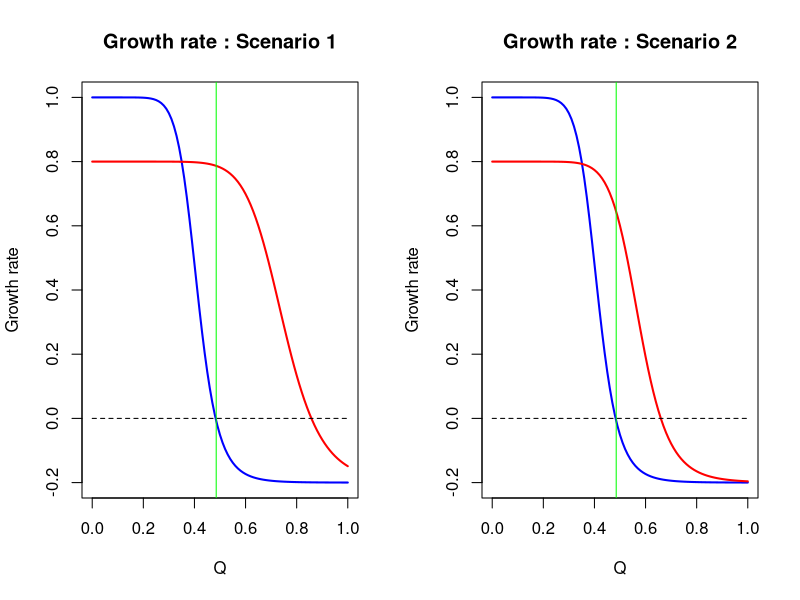
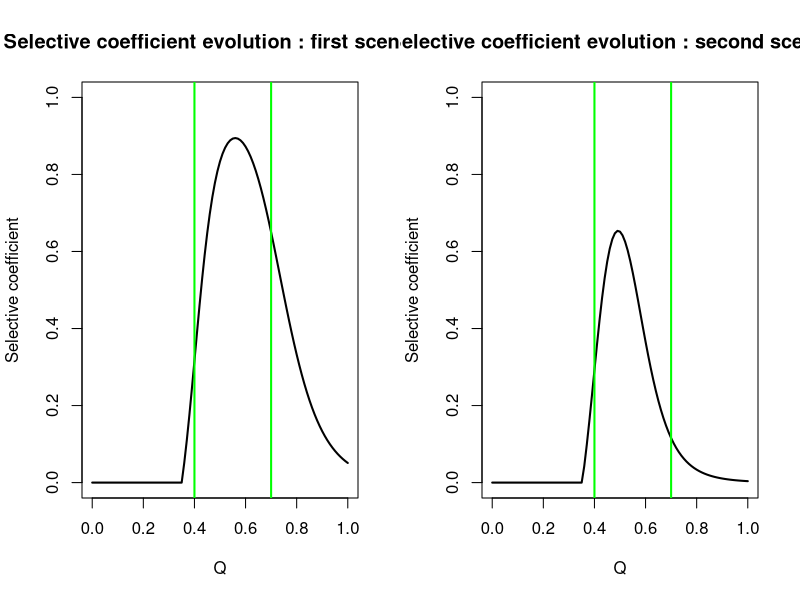
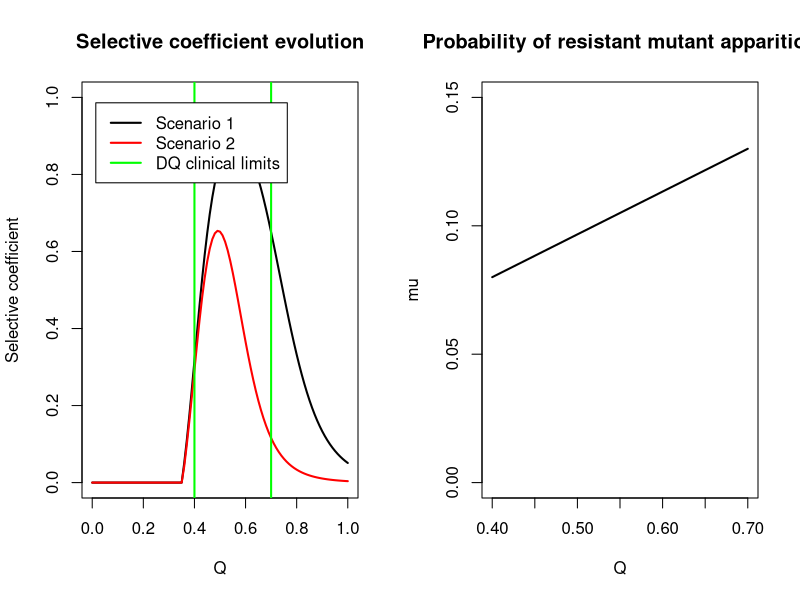
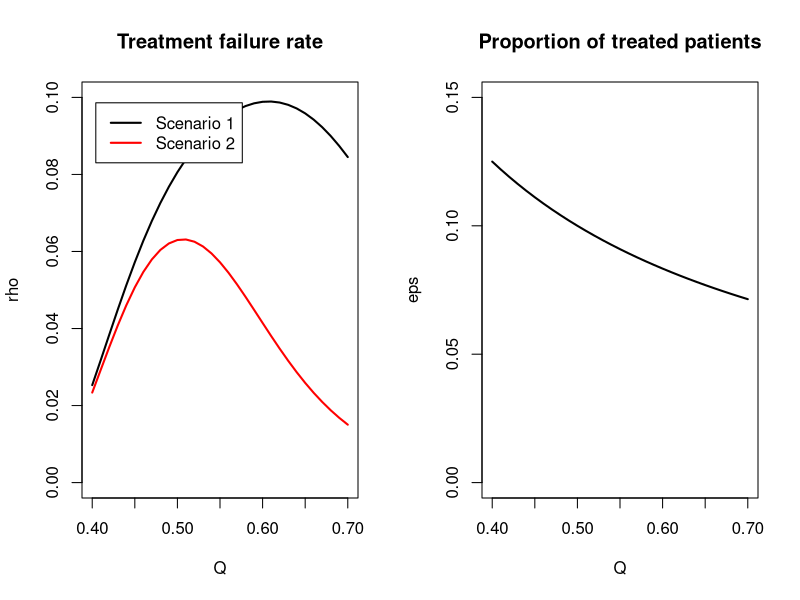
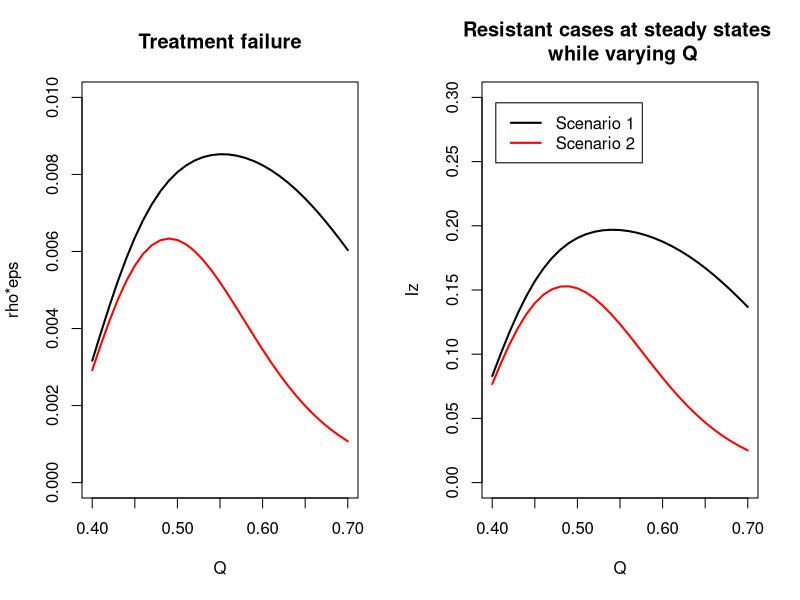
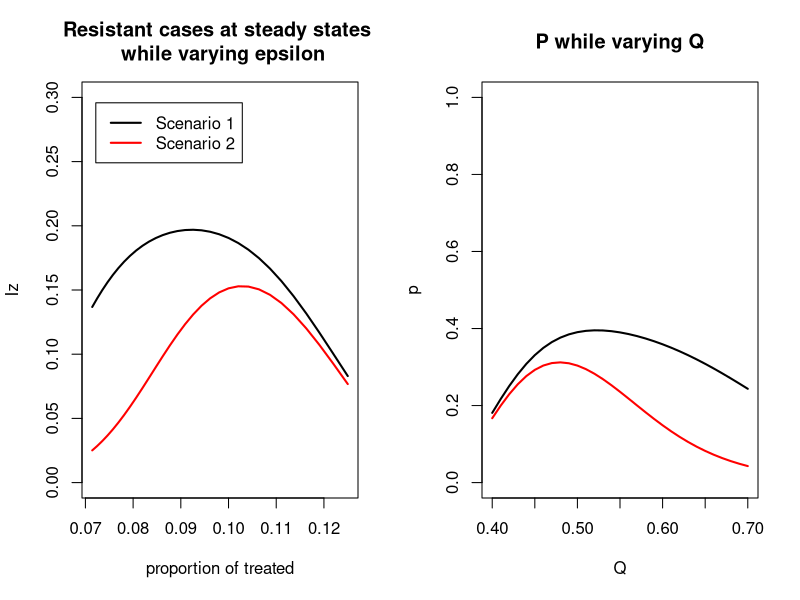
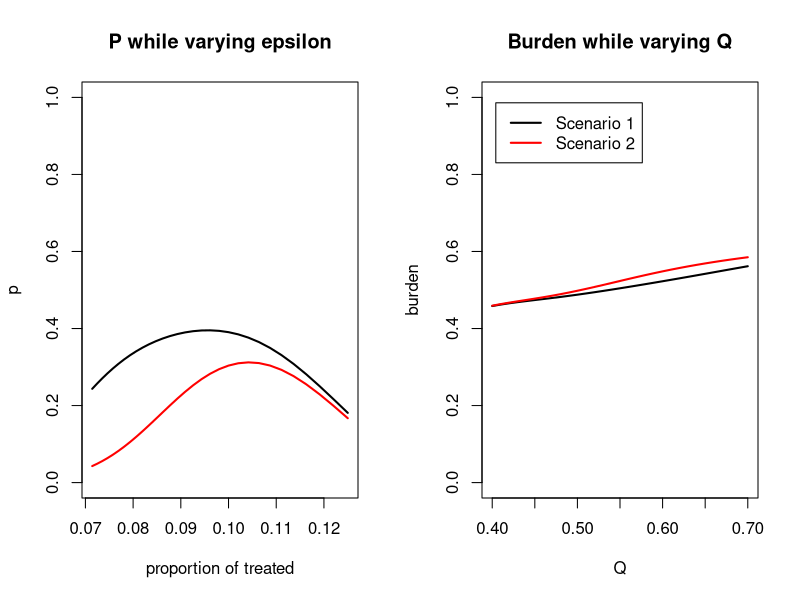
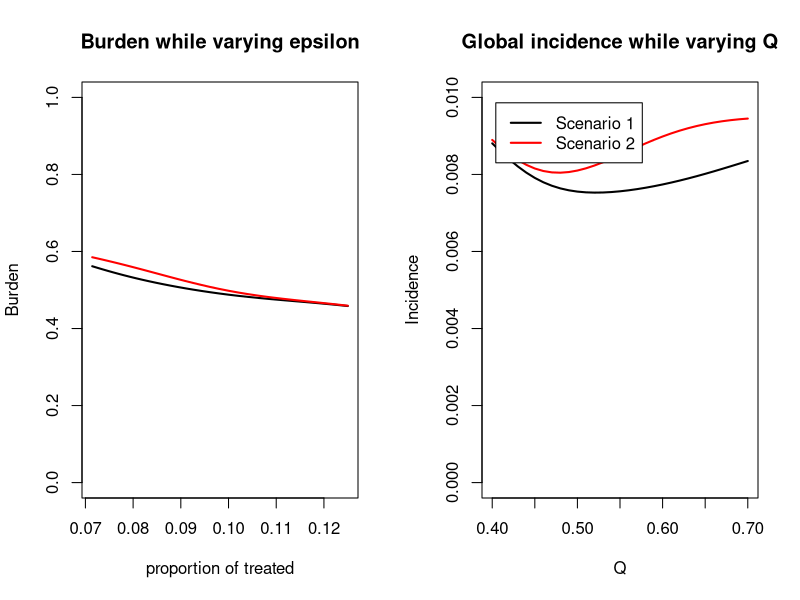

Here is the R script that generated these plots, in order:
## ---- chunk 1
library(plyr)

#per capita maximum growth rate of sensitive bact
max_sens_gr <- 1 

#per capita maximum growth rate of resistant bact
max_res_gr <- 0.8
max_res_gr2 <- 0.8
#per capita minimum growth rate of sensitive bact
min_sens_gr <- -0.2

#per capita minimum growth rate of res bact
min_res_gr <- -0.2
min_res_gr2 <- -0.2
#minimum inhibitory concentration of sen bact

mic_sens <- 0.35
#minimum inhibitory concentration of res bact

mic_res <- 0.65
mic_res2 <- 0.5
#slope for sens bact
kappa_sens <- 10

#slope for res bact  

kappa_res <- 10
kappa_res2 <- 10

param_sens <- c(max_sens_gr, min_sens_gr, mic_sens, kappa_sens)

param_res <- c(max_res_gr, min_res_gr, mic_res, kappa_res)
param_res2 <- c(max_res_gr2, min_res_gr2, mic_res2, kappa_res2)

#mutant emergence probability : we consider that if the amount of applied atb increases, the probability of resistant mutant apparition increases linearly
max_mu <- 0.13
min_mu <- 0.08
max_dot <- 10
min_dot <- 1

#range of intervention - cl=lowest clinically effective dose, cu maximum tolerable dose (toxicity)
cl=0.40
cu=0.70
n_values=(cu-cl)*100+1

drug_quantities <- seq(cl, cu, length.out = n_values )

AMU = 0.05

prop_treated <- AMU/drug_quantities


#selection of corresponding borders in sel_coef vector

lowbound=cl*100+1
highbound=cu*100+1



x <- seq(0,1,by=0.01)
zoom <- 1
## ---- chunk 2



growth = function(x, maxv, minv, micv, slopev) {
  y <- maxv - ((maxv - minv)*(x/micv)^slopev)/((x/micv)^slopev - maxv/minv)
  return(y)
}

## ---- chunk 3


gr_sens <- lapply(x, growth, max_sens_gr, min_sens_gr, mic_sens, kappa_sens)

gr_res <- lapply(x, growth, max_res_gr, min_res_gr, mic_res, kappa_res)

gr_res2 <- lapply(x, growth, max_res_gr2, min_res_gr2, mic_res2, kappa_res2)

MIC <- sum(gr_sens>0)/length(gr_sens)
MICres <- sum(gr_res>0)/length(gr_res)
MICres2 <- sum(gr_res2>0)/length(gr_res2)
## ---- chunk 4
par(mfrow=c(1,2))

plot(x, gr_sens, main="Growth rate : Scenario 1", xlab="Q", ylab="Growth rate", ylim=c(-0.2,1), lwd=2, type="l", col='blue')

lines(x, gr_res, type='l', col='red', lwd=2)

lines(x, rep(0, length(x)), type='l', col='black', lwd=1, lty=2)
abline(v=MIC, col='green')


plot(x, gr_sens, main="Growth rate : Scenario 2", xlab="Q", ylab="Growth rate", ylim=c(-0.2,1), lwd=2, type="l", col='blue')

lines(x, gr_res2, type='l', col='red', lwd=2)

lines(x, rep(0, length(x)), type='l', col='black', lwd=1, lty=2)
abline(v=MIC, col='green')

## ---- chunk 5
gr_sens <- unlist(gr_sens)
gr_res <- unlist(gr_res)
gr_res2 <- unlist(gr_res2)

sel_coef <- gr_res - gr_sens
sel_coef2 <- gr_res2 - gr_sens

sel_coef[which(sel_coef<0)] <- 0
sel_coef2[which(sel_coef2<0)] <- 0


minSC <- sum(sel_coef==0)/length(sel_coef)

plot(x, sel_coef, main="Selective coefficient evolution : first scenario", xlab="Q", ylab="Selective coefficient", ylim=c(0,1), lwd=2, type="l", col='black')
abline(v=cl, col='green', lw=2)
abline(v=cu, col='green', lw=2)

plot(x, sel_coef2, main="Selective coefficient evolution : second scenario", xlab="Q", ylab="Selective coefficient", ylim=c(0,1), lwd=2, type="l", col='black')
abline(v=cl, col='green', lw=2)
abline(v=cu, col='green', lw=2)


plot(x, sel_coef, main="Selective coefficient evolution", xlab="Q", ylab="Selective coefficient", ylim=c(0,1), lwd=2, type="l", col='black')
lines(x, sel_coef2, col='red', lwd=2)

abline(v=cl, col='green', lw=2)
abline(v=cu, col='green', lw=2)

legend("topleft" , inset=.05, c("Scenario 1", "Scenario 2", "DQ clinical limits"), lty=c(1,1,1), lwd=c(2,2,2), col=c('black', 'red','green'))


## ---- chunk 6
mu_prob <- seq(min_mu, max_mu, length.out = n_values)
doses <- seq(cl, cu, length.out = n_values)

plot(doses, mu_prob, main="Probability of resistant mutant apparition", xlab="Q", ylab="mu", ylim=c(0,0.15), lwd=2, type="l", col='black')

## ---- chunk 7
sel_sel_coef <- sel_coef[lowbound:highbound]
sel_sel_coef2 <- sel_coef2[lowbound:highbound]

rho1 <- sel_sel_coef*mu_prob
rho2 <- sel_sel_coef2*mu_prob

plot(doses, rho1, main="Treatment failure rate", xlab="Q", ylab="rho", lwd=2, type="l", col='black', ylim=c(0, 0.10))

lines(doses, rho2, type='l', col='red', lwd=2)

legend("topleft" , inset=.05, c("Scenario 1", "Scenario 2"), lty=c(1,1), lwd=c(2,2), col=c('black', 'red'))
## ---- chunk 8

plot(doses, prop_treated, main="Proportion of treated patients", xlab="Q", ylab="eps", ylim=c(0,0.15), lwd=2, type="l", col='black')

## ---- chunk 9
treat_fail <- rho1*prop_treated
treat_fail2 <- rho2*prop_treated

plot(doses, treat_fail, main="Treatment failure", xlab="Q", ylab="rho*eps", lwd=2, type="l", col='black', ylim=c(0, 0.01))

lines(doses, treat_fail2, type='l', col='red', lwd=2)

## ---- chunk 10

library(deSolve)


options("scipen" = 10)

# initial state:
N <- 1
prop <- 0.01 #initial value of Iw and Iz

# time:
a <- 4000 #time span
m <- 1 #time step

# parameters
pbeta_w <- 0.04 #transmission parameter of Iw
pbeta_z <- 0.015 #transmission parameter of Iz

pgammaa <- 0.01 #innate recovery rate
pgamma_tilt <- 0.1 #recovery rate of Iw when treated by antibiotics



## ---- chunk 11

varying_par <- cbind(prop_treated, rho1)
varying_par2 <- cbind(prop_treated, rho2)


parameters <- c(beta_w=pbeta_w, beta_z=pbeta_z, gamma=pgammaa, gamma_prim=pgamma_tilt, eps=0, rho=0)

state <- c(S=1-2*prop, Iw=prop, Iz=prop, new_Iz=0, new_Iw=0)

times=seq(0, a, by=m)

SIS=function(times, state, parameters){
  with(as.list(c(state,parameters)),
       {dS = - beta_w*Iw*S - beta_z*Iz*S + gamma*(1-eps)*Iw + gamma_prim*eps*Iw + gamma*Iz
        dIw = beta_w*Iw*S + (1-eps)*beta_w*Iw*Iz - eps*beta_z*Iz*Iw - rho*eps*Iw - gamma*(1-eps)*Iw - gamma_prim*eps*Iw
        dIz = beta_z*Iz*S + eps*beta_z*Iz*Iw + rho*eps*Iw - (1-eps)*beta_w*Iw*Iz - gamma*Iz
        dnewIw = beta_w*Iw*S
        dnewIz = beta_z*Iz*S
        list(c(dS, dIw, dIz, dnewIw, dnewIz))
       })
}

calc_fun = function(x) {
  parameters[5] <- x[1]
  parameters[6] <- x[2]
  out=as.data.frame(
  ode(y=state, times=times, func=SIS, parms=parameters))
  return(out)
}



## ---- chunk 12

out <- do.call(cbind, apply(varying_par, 1 , calc_fun))

out2 <- do.call(cbind, apply(varying_par2, 1 , calc_fun))

## ---- chunk 13

niz <- seq(4, ncol(out), by=6)
niw <- seq(3, ncol(out), by=6)
inciw <- seq(5, ncol(out), by=6)
inciz <- seq(6, ncol(out), by=6)

iz_steady <- out[nrow(out),niz]
iz_steady2 <- out2[nrow(out),niz]

iw_steady <- out[nrow(out),niw]
iw_steady2 <- out2[nrow(out),niw]

inciw_steady <- out[,inciw]
inciw_steady2 <- out2[,inciw]

inciz_steady <- out[,inciz]
inciz_steady2 <- out2[,inciz]

p <- iz_steady/(iz_steady+iw_steady)
p2 <- iz_steady2/(iz_steady2+iw_steady2)

burden <- iz_steady+iw_steady
burden2 <- iz_steady2+iw_steady2

## ---- chunk 14
incid = function(x, zoom) {
  der <- rep(0, length(x))
  for (i in 2:length(x)) {
    der[i] <- x[i]-x[i-1]
  }
  return(der)
}

NewIz <- apply(inciz_steady, 2, incid, zoom)
NewIz2 <- apply(inciz_steady2, 2, incid, zoom)

NewIw <- apply(inciw_steady, 2, incid, zoom)
NewIw2 <- apply(inciw_steady2, 2, incid, zoom)

newiz_ss <- NewIz[nrow(NewIz),]
newiz_ss2 <- NewIz2[nrow(NewIz2),]

newiw_ss <- NewIw[nrow(NewIw),]
newiw_ss2 <- NewIw2[nrow(NewIw2),]
## ---- chunk 15
plot(doses, iz_steady, main="Resistant cases at steady states \n while varying Q", xlab="Q", ylab="Iz", ylim=c(0,0.30), lwd=2, type="l", col='black')

lines(doses, iz_steady2, type='l', col='red', lwd=2)

legend("topleft" , inset=.05, c("Scenario 1", "Scenario 2"), lty=c(1,1), lwd=c(2,2), col=c('black', 'red'))

plot(prop_treated, iz_steady, main="Resistant cases at steady states \n while varying epsilon", xlab="proportion of treated", ylab="Iz", ylim=c(0,0.30), lwd=2, type="l", col='black')

lines(prop_treated, iz_steady2, type='l', col='red', lwd=2)

legend("topleft" , inset=.05, c("Scenario 1", "Scenario 2"), lty=c(1,1), lwd=c(2,2), col=c('black', 'red'))

## ---- chunk 16
plot(doses, p, main="P while varying Q", xlab="Q", ylab="p", ylim=c(0,1), lwd=2, type="l", col='black')

lines(doses, p2, type='l', col='red', lwd=2)


plot(prop_treated, p, main="P while varying epsilon", xlab="proportion of treated", ylab="p", ylim=c(0,1), lwd=2, type="l", col='black')

lines(prop_treated, p2, type='l', col='red', lwd=2)

## ---- chunk 17
plot(doses, burden, main="Burden while varying Q", xlab="Q", ylab="burden", ylim=c(0,1), lwd=2, type="l", col='black')

lines(doses, burden2, type='l', col='red', lwd=2)

legend("topleft" , inset=.05, c("Scenario 1", "Scenario 2"), lty=c(1,1), lwd=c(2,2), col=c('black', 'red'))

plot(prop_treated, burden, main="Burden while varying epsilon", xlab="proportion of treated", ylab="Burden", ylim=c(0,1), lwd=2, type="l", col='black')

lines(prop_treated, burden2, type='l', col='red', lwd=2)

## ---- chunk 18
newcase <- newiw_ss+newiz_ss
newcase2 <- newiw_ss2+newiz_ss2


plot(doses, newcase, main="Global incidence while varying Q", xlab="Q", ylab="Incidence", ylim=c(0,0.01), lwd=2, type="l", col='black')

lines(doses, newcase2, type='l', col='red', lwd=2)

legend("topleft" , inset=.05, c("Scenario 1", "Scenario 2"), lty=c(1,1), lwd=c(2,2), col=c('black', 'red'))

plot(prop_treated, newcase, main="Global incidence while varying epsilon", xlab="proportion of treated", ylab="Incidence", ylim=c(0,0.01), lwd=2, type="l", col='black')

lines(prop_treated, newcase2, type='l', col='red', lwd=2)

## ---- chunk 19
p_real <- newiz_ss/(newiw_ss+newiz_ss)
p_real2 <- newiz_ss2/(newiw_ss2+newiz_ss2)


plot(doses, p_real, main="Reported resistant ratio", xlab="Q", ylab="p", ylim=c(0,0.2), lwd=2, type="l", col='black')

lines(doses, p_real2, type='l', col='red', lwd=2)

legend("bottomleft" , inset=.05, c("Scenario 1", "Scenario 2"), lty=c(1,1), lwd=c(2,2), col=c('black', 'red'))

plot(prop_treated, p_real, main="Reported resistant ratio", xlab="proportion of treated", ylab="p", ylim=c(0,0.2), lwd=2, type="l", col='black')

lines(prop_treated, p_real2, type='l', col='red', lwd=2)

legend("topleft" , inset=.05, c("Scenario 1", "Scenario 2"), lty=c(1,1), lwd=c(2,2), col=c('black', 'red'))
